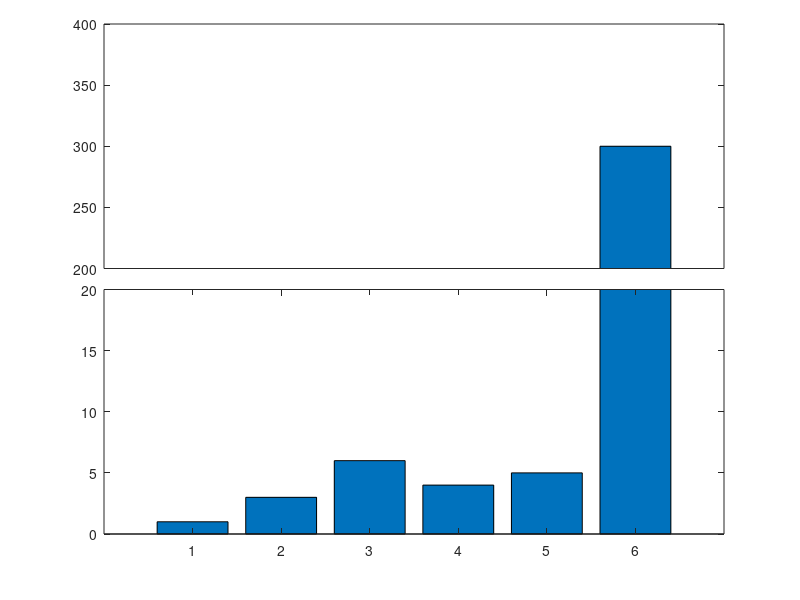

This chart was generated by the following MATLAB code:
a=[1 3 6 4 5 300];

ylim1=[0 20];
%ylim2=[100 300];
ylim2=[200 400];
xlim=[0 length(a)+1];

figure;

% retrieve your default axis pos
clf;
p0=get(gca,'position')
delete(gcf);

% create axis1
%a1=axes('position',[p0(1) p0(2) p0(3)/2-.025 p0(4)]);
a1=axes('position',[p0(1) p0(2) p0(3) p0(4)/2]);
%barh(a);
bar(a);
set(a1,'ylim',ylim1);
%set(a2,'xlim',xlim,'ylim',ylim2);
%set(a2,'xtick',[]);
%box off;

% create axis2
%a2=axes('position',[p0(1)+p0(3)/2+.025 p0(2) p0(3)/2-.025 p0(4)]);
a2=axes('position',[p0(1) p0(4)/2+.145 p0(3) p0(4)/2])
%a2=axes('position',[p0(1) p0(2) p0(3) p0(4)/2]);
%barh(a);
bar(a);

%set(a2,'ylim',ylim1);
set(a2,'ylim',ylim2);
%ylim(ylim2);
%set(a2,'xlim',xlim,'ylim',ylim2);
set(a2,'xtick',[]);
%set(a2,'xcolor',get(a2,'color'));
%box off

%%%%%%%%%%%%%%%% plotting %%%%%%%%%%%%%%%%%%%%%
output = "break_axis";

%figure;
saveas(1, strcat(output, ".png"));

%box off
